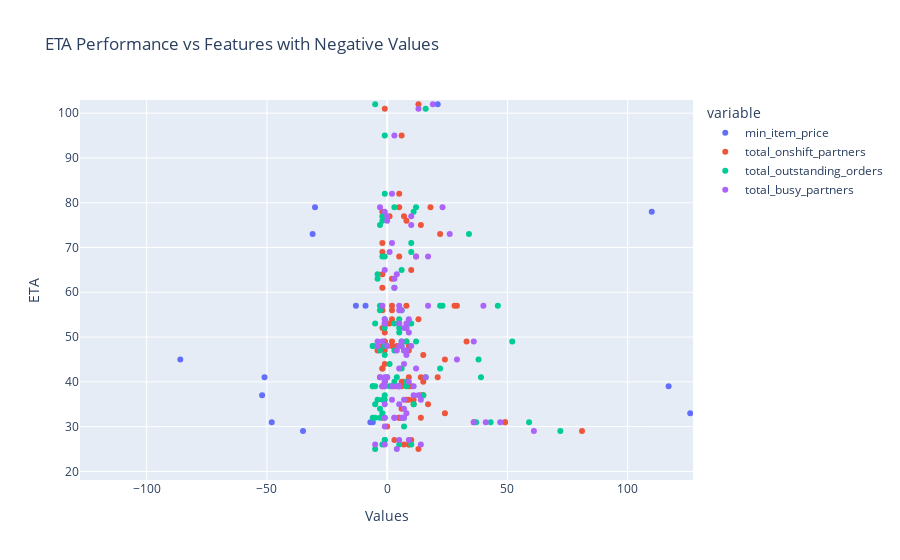

Here is the notebook cell this chart was saved with:
### Markdown cell above
**Observe**
- Outliers observed in total_items, max_item_price and subtotal most.

### Code cell
from pyspark.sql.functions import col
import plotly.express as px

negative_cols = ['min_item_price','total_onshift_partners','total_outstanding_orders','total_busy_partners']

negative_pd_df = df.filter( (col('min_item_price')<0) | (col('total_onshift_partners')<0)  | (col('total_outstanding_orders')<0) 
          | (col('total_busy_partners')<0)  ).select(*negative_cols+['eta']).dropna().toPandas()

melted_df = negative_pd_df.melt(id_vars=['eta'], value_vars=negative_cols, var_name='variable', value_name='value')

fig = px.scatter(melted_df, x='value', y='eta',color='variable',title='ETA Performance vs Features with Negative Values')
fig.update_layout(xaxis_title='Values', yaxis_title='ETA')
fig.show()

### Figure 1 — Plotly figure (JSON) as saved in the notebook; plotly's stock layout.template omitted (floating-point values rounded to 4 significant figures)
{"data": [{"hovertemplate": "variable=min_item_price<br>value=%{x}<br>eta=%{y}<extra></extra>", "legendgroup": "min_item_price", "marker": {"color": "#636efa", "symbol": "circle"}, "mode": "markers", "name": "min_item_price", "orientation": "v", "showlegend": true, "type": "scatter", "x": [-86, -1, 840, 1238, 1116, 892, 158, 393, 441, 754, 984, 680, 554, 987, 681, 2907, 258, 126, -35, -48, 1058, 295, 4147, 818, 562, 424, 331, 1136, 339, 379, 1684, 1093, 468, 1076, 183, -31, 490, 763, 324, 505, 747, 817, -13, 326, 117, 948, 921, -30, 288, 458, 914, 739, 488, 110, 269, -9, -7, 721, 1584, 251, 295, 181, 154, 390, 882, 616, 920, 749, 1030, 2361, 1053, 503, 649, 588, -6, 21, 248, -51, 358, 1467, 252, 1156, 1006, 1038, 314, -52, 1121, 515, 957, 740, 266, 2516, 937], "xaxis": "x", "y": [45, 49, 36, 71, 53, 39, 77, 36, 53, 82, 32, 49, 65, 51, 101, 26, 32, 33, 29, 31, 106, 39, 39, 47, 48, 40, 79, 49, 41, 52, 54, 48, 56, 54, 48, 73, 53, 48, 39, 35, 25, 47, 57, 75, 39, 77, 46, 79, 36, 34, 27, 26, 61, 78, 39, 57, 31, 26, 32, 68, 111, 41, 64, 48, 43, 27, 32, 37, 52, 40, 44, 63, 40, 95, 31, 102, 57, 41, 56, 35, 76, 39, 47, 68, 41, 37, 30, 69, 57, 53, 49, 43, 32], "yaxis": "y"}, {"hovertemplate": "variable=total_onshift_partners<br>value=%{x}<br>eta=%{y}<extra></extra>", "legendgroup": "total_onshift_partners", "marker": {"color": "#EF553B", "symbol": "circle"}, "mode": "markers", "name": "total_onshift_partners", "orientation": "v", "showlegend": true, "type": "scatter", "x": [24, 33, 11, -2, 1, -2, 7, 9, 0, 5, 5, -1, 10, -1, -1, 9, 6, 24, 81, 36, 6, 6, 9, -1, 2, 6, 5, 2, -3, -2, 2, 0, 2, 13, 4, 22, 5, 9, 5, 11, 13, 9, 29, 14, 3, 1, 15, 18, 8, 6, 3, 9, -2, -2, -2, 28, 49, 7, 5, 5, 4, 9, -2, -2, -2, 10, -2, 14, 8, 7, -1, 2, 15, 6, 49, 13, 8, 21, -2, 17, 8, 10, -4, 12, 14, 15, 0, -2, 2, -1, 8, -2, 14], "xaxis": "x", "y": [45, 49, 36, 71, 53, 39, 77, 36, 53, 82, 32, 49, 65, 51, 101, 26, 32, 33, 29, 31, 106, 39, 39, 47, 48, 40, 79, 49, 41, 52, 54, 48, 56, 54, 48, 73, 53, 48, 39, 35, 25, 47, 57, 75, 39, 77, 46, 79, 36, 34, 27, 26, 61, 78, 39, 57, 31, 26, 32, 68, 111, 41, 64, 48, 43, 27, 32, 37, 52, 40, 44, 63, 40, 95, 31, 102, 57, 41, 56, 35, 76, 39, 47, 68, 41, 37, 30, 69, 57, 53, 49, 43, 32], "yaxis": "y"}, {"hovertemplate": "variable=total_outstanding_orders<br>value=%{x}<br>eta=%{y}<extra></extra>", "legendgroup": "total_outstanding_orders", "marker": {"color": "#00cc96", "symbol": "circle"}, "mode": "markers", "name": "total_outstanding_orders", "orientation": "v", "showlegend": true, "type": "scatter", "x": [38, 52, -2, 10, 3, 1, -2, -1, 9, -1, 7, 6, 6, 5, 16, 5, -6, -2, 72, 43, -3, 8, -5, 7, -6, 3, 3, 12, 16, 5, 5, 6, -3, -1, -6, 34, -5, -1, -6, 11, -5, -3, 22, -3, -6, -1, -1, 12, -4, -3, -1, -2, 3, 11, 2, 46, 59, 10, -5, -1, -3, 4, -4, -1, 22, -1, -3, -1, -1, -1, 1, -4, 8, -1, 37, -5, -3, 39, 6, -5, -2, -1, 3, -2, 0, 15, 7, 10, 23, 10, 8, 6, -1], "xaxis": "x", "y": [45, 49, 36, 71, 53, 39, 77, 36, 53, 82, 32, 49, 65, 51, 101, 26, 32, 33, 29, 31, 106, 39, 39, 47, 48, 40, 79, 49, 41, 52, 54, 48, 56, 54, 48, 73, 53, 48, 39, 35, 25, 47, 57, 75, 39, 77, 46, 79, 36, 34, 27, 26, 61, 78, 39, 57, 31, 26, 32, 68, 111, 41, 64, 48, 43, 27, 32, 37, 52, 40, 44, 63, 40, 95, 31, 102, 57, 41, 56, 35, 76, 39, 47, 68, 41, 37, 30, 69, 57, 53, 49, 43, 32], "yaxis": "y"}, {"hovertemplate": "variable=total_busy_partners<br>value=%{x}<br>eta=%{y}<extra></extra>", "legendgroup": "total_busy_partners", "marker": {"color": "#ab63fa", "symbol": "circle"}, "mode": "markers", "name": "total_busy_partners", "orientation": "v", "showlegend": true, "type": "scatter", "x": [29, 36, 14, 2, -1, 5, 10, 7, -1, 2, -1, 6, -1, 9, 13, -1, 6, 8, 61, 36, 7, -1, -2, 4, 5, -1, -3, -4, 0, 8, -1, -4, 5, 9, 0, 26, 8, 10, 4, -1, 4, 8, 17, 10, 5, 0, 8, 23, 2, 7, 9, 14, 3, -1, 2, 40, 47, -5, 7, 12, 2, -3, 4, 6, 12, 5, 3, 11, 7, 9, 7, 3, -1, 3, 41, 19, 5, 16, 6, 5, 0, 11, 7, 17, -1, 13, -1, 1, -2, 5, -2, 5, 3], "xaxis": "x", "y": [45, 49, 36, 71, 53, 39, 77, 36, 53, 82, 32, 49, 65, 51, 101, 26, 32, 33, 29, 31, 106, 39, 39, 47, 48, 40, 79, 49, 41, 52, 54, 48, 56, 54, 48, 73, 53, 48, 39, 35, 25, 47, 57, 75, 39, 77, 46, 79, 36, 34, 27, 26, 61, 78, 39, 57, 31, 26, 32, 68, 111, 41, 64, 48, 43, 27, 32, 37, 52, 40, 44, 63, 40, 95, 31, 102, 57, 41, 56, 35, 76, 39, 47, 68, 41, 37, 30, 69, 57, 53, 49, 43, 32], "yaxis": "y"}], "layout": {"autosize": true, "legend": {"title": {"text": "variable"}, "tracegroupgap": 0}, "title": {"text": "ETA Performance vs Features with Negative Values"}, "xaxis": {"anchor": "y", "autorange": false, "domain": [0, 1], "range": [-127.7, 127.1], "title": {"text": "Values"}, "type": "linear"}, "yaxis": {"anchor": "x", "autorange": false, "domain": [0, 1], "range": [18.08, 102.9], "title": {"text": "ETA"}, "type": "linear"}}}
